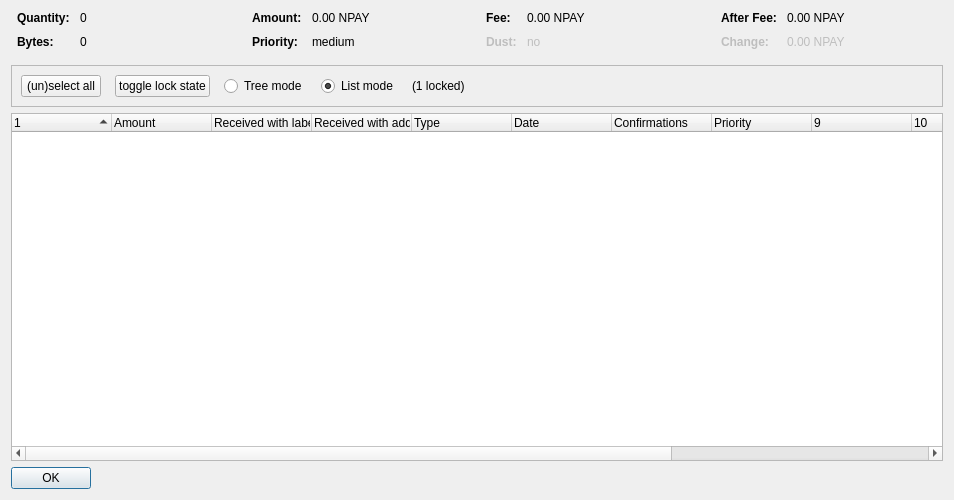
<?xml version="1.0" encoding="UTF-8"?>
<ui version="4.0">
 <class>CoinControlDialog</class>
 <widget class="QDialog" name="CoinControlDialog">
  <property name="geometry">
   <rect>
    <x>0</x>
    <y>0</y>
    <width>954</width>
    <height>500</height>
   </rect>
  </property>
  <property name="windowTitle">
   <string>Coin Selection</string>
  </property>
  <layout class="QVBoxLayout" name="verticalLayout">
   <item>
    <layout class="QHBoxLayout" name="horizontalLayoutTop" stretch="0,0,0,0">
     <property name="topMargin">
      <number>0</number>
     </property>
     <property name="bottomMargin">
      <number>10</number>
     </property>
     <item>
      <layout class="QFormLayout" name="formLayoutCoinControl1">
       <property name="horizontalSpacing">
        <number>10</number>
       </property>
       <property name="verticalSpacing">
        <number>10</number>
       </property>
       <property name="leftMargin">
        <number>6</number>
       </property>
       <property name="rightMargin">
        <number>6</number>
       </property>
       <item row="0" column="0">
        <widget class="QLabel" name="labelCoinControlQuantityText">
         <property name="font">
          <font>
           <weight>75</weight>
           <bold>true</bold>
          </font>
         </property>
         <property name="text">
          <string>Quantity:</string>
         </property>
        </widget>
       </item>
       <item row="0" column="1">
        <widget class="QLabel" name="labelCoinControlQuantity">
         <property name="cursor">
          <cursorShape>IBeamCursor</cursorShape>
         </property>
         <property name="contextMenuPolicy">
          <enum>Qt::ActionsContextMenu</enum>
         </property>
         <property name="text">
          <string notr="true">0</string>
         </property>
         <property name="textInteractionFlags">
          <set>Qt::LinksAccessibleByMouse|Qt::TextSelectableByKeyboard|Qt::TextSelectableByMouse</set>
         </property>
        </widget>
       </item>
       <item row="1" column="0">
        <widget class="QLabel" name="labelCoinControlBytesText">
         <property name="font">
          <font>
           <weight>75</weight>
           <bold>true</bold>
          </font>
         </property>
         <property name="text">
          <string>Bytes:</string>
         </property>
        </widget>
       </item>
       <item row="1" column="1">
        <widget class="QLabel" name="labelCoinControlBytes">
         <property name="cursor">
          <cursorShape>IBeamCursor</cursorShape>
         </property>
         <property name="contextMenuPolicy">
          <enum>Qt::ActionsContextMenu</enum>
         </property>
         <property name="text">
          <string notr="true">0</string>
         </property>
         <property name="textInteractionFlags">
          <set>Qt::LinksAccessibleByMouse|Qt::TextSelectableByKeyboard|Qt::TextSelectableByMouse</set>
         </property>
        </widget>
       </item>
      </layout>
     </item>
     <item>
      <layout class="QFormLayout" name="formLayoutCoinControl2">
       <property name="horizontalSpacing">
        <number>10</number>
       </property>
       <property name="verticalSpacing">
        <number>10</number>
       </property>
       <property name="leftMargin">
        <number>6</number>
       </property>
       <property name="rightMargin">
        <number>6</number>
       </property>
       <item row="0" column="0">
        <widget class="QLabel" name="labelCoinControlAmountText">
         <property name="font">
          <font>
           <weight>75</weight>
           <bold>true</bold>
          </font>
         </property>
         <property name="text">
          <string>Amount:</string>
         </property>
        </widget>
       </item>
       <item row="0" column="1">
        <widget class="QLabel" name="labelCoinControlAmount">
         <property name="cursor">
          <cursorShape>IBeamCursor</cursorShape>
         </property>
         <property name="contextMenuPolicy">
          <enum>Qt::ActionsContextMenu</enum>
         </property>
         <property name="text">
          <string notr="true">0.00 NPAY</string>
         </property>
         <property name="textInteractionFlags">
          <set>Qt::LinksAccessibleByMouse|Qt::TextSelectableByKeyboard|Qt::TextSelectableByMouse</set>
         </property>
        </widget>
       </item>
       <item row="1" column="0">
        <widget class="QLabel" name="labelCoinControlPriorityText">
         <property name="font">
          <font>
           <weight>75</weight>
           <bold>true</bold>
          </font>
         </property>
         <property name="text">
          <string>Priority:</string>
         </property>
        </widget>
       </item>
       <item row="1" column="1">
        <widget class="QLabel" name="labelCoinControlPriority">
         <property name="cursor">
          <cursorShape>IBeamCursor</cursorShape>
         </property>
         <property name="contextMenuPolicy">
          <enum>Qt::ActionsContextMenu</enum>
         </property>
         <property name="text">
          <string>medium</string>
         </property>
         <property name="textInteractionFlags">
          <set>Qt::LinksAccessibleByMouse|Qt::TextSelectableByKeyboard|Qt::TextSelectableByMouse</set>
         </property>
        </widget>
       </item>
      </layout>
     </item>
     <item>
      <layout class="QFormLayout" name="formLayoutCoinControl3">
       <property name="horizontalSpacing">
        <number>10</number>
       </property>
       <property name="verticalSpacing">
        <number>10</number>
       </property>
       <property name="leftMargin">
        <number>6</number>
       </property>
       <property name="rightMargin">
        <number>6</number>
       </property>
       <item row="0" column="0">
        <widget class="QLabel" name="labelCoinControlFeeText">
         <property name="font">
          <font>
           <weight>75</weight>
           <bold>true</bold>
          </font>
         </property>
         <property name="text">
          <string>Fee:</string>
         </property>
        </widget>
       </item>
       <item row="0" column="1">
        <widget class="QLabel" name="labelCoinControlFee">
         <property name="cursor">
          <cursorShape>IBeamCursor</cursorShape>
         </property>
         <property name="contextMenuPolicy">
          <enum>Qt::ActionsContextMenu</enum>
         </property>
         <property name="text">
          <string notr="true">0.00 NPAY</string>
         </property>
         <property name="textInteractionFlags">
          <set>Qt::LinksAccessibleByMouse|Qt::TextSelectableByKeyboard|Qt::TextSelectableByMouse</set>
         </property>
        </widget>
       </item>
       <item row="1" column="0">
        <widget class="QLabel" name="labelCoinControlLowOutputText">
         <property name="enabled">
          <bool>false</bool>
         </property>
         <property name="font">
          <font>
           <weight>75</weight>
           <bold>true</bold>
          </font>
         </property>
         <property name="text">
          <string>Dust:</string>
         </property>
        </widget>
       </item>
       <item row="1" column="1">
        <widget class="QLabel" name="labelCoinControlLowOutput">
         <property name="enabled">
          <bool>false</bool>
         </property>
         <property name="cursor">
          <cursorShape>IBeamCursor</cursorShape>
         </property>
         <property name="contextMenuPolicy">
          <enum>Qt::ActionsContextMenu</enum>
         </property>
         <property name="text">
          <string>no</string>
         </property>
         <property name="textInteractionFlags">
          <set>Qt::LinksAccessibleByMouse|Qt::TextSelectableByKeyboard|Qt::TextSelectableByMouse</set>
         </property>
        </widget>
       </item>
      </layout>
     </item>
     <item>
      <layout class="QFormLayout" name="formLayoutCoinControl4">
       <property name="horizontalSpacing">
        <number>10</number>
       </property>
       <property name="verticalSpacing">
        <number>10</number>
       </property>
       <property name="leftMargin">
        <number>6</number>
       </property>
       <property name="rightMargin">
        <number>6</number>
       </property>
       <item row="0" column="0">
        <widget class="QLabel" name="labelCoinControlAfterFeeText">
         <property name="font">
          <font>
           <weight>75</weight>
           <bold>true</bold>
          </font>
         </property>
         <property name="text">
          <string>After Fee:</string>
         </property>
        </widget>
       </item>
       <item row="0" column="1">
        <widget class="QLabel" name="labelCoinControlAfterFee">
         <property name="cursor">
          <cursorShape>IBeamCursor</cursorShape>
         </property>
         <property name="contextMenuPolicy">
          <enum>Qt::ActionsContextMenu</enum>
         </property>
         <property name="text">
          <string notr="true">0.00 NPAY</string>
         </property>
         <property name="textInteractionFlags">
          <set>Qt::LinksAccessibleByMouse|Qt::TextSelectableByKeyboard|Qt::TextSelectableByMouse</set>
         </property>
        </widget>
       </item>
       <item row="1" column="0">
        <widget class="QLabel" name="labelCoinControlChangeText">
         <property name="enabled">
          <bool>false</bool>
         </property>
         <property name="font">
          <font>
           <weight>75</weight>
           <bold>true</bold>
          </font>
         </property>
         <property name="text">
          <string>Change:</string>
         </property>
        </widget>
       </item>
       <item row="1" column="1">
        <widget class="QLabel" name="labelCoinControlChange">
         <property name="enabled">
          <bool>false</bool>
         </property>
         <property name="cursor">
          <cursorShape>IBeamCursor</cursorShape>
         </property>
         <property name="contextMenuPolicy">
          <enum>Qt::ActionsContextMenu</enum>
         </property>
         <property name="text">
          <string notr="true">0.00 NPAY</string>
         </property>
         <property name="textInteractionFlags">
          <set>Qt::LinksAccessibleByMouse|Qt::TextSelectableByKeyboard|Qt::TextSelectableByMouse</set>
         </property>
        </widget>
       </item>
      </layout>
     </item>
    </layout>
   </item>
   <item>
    <widget class="QFrame" name="frame">
     <property name="minimumSize">
      <size>
       <width>0</width>
       <height>40</height>
      </size>
     </property>
     <property name="frameShape">
      <enum>QFrame::StyledPanel</enum>
     </property>
     <property name="frameShadow">
      <enum>QFrame::Sunken</enum>
     </property>
     <layout class="QHBoxLayout" name="horizontalLayout">
      <item>
       <layout class="QHBoxLayout" name="horizontalLayoutPanel" stretch="0,0,0,0,0,0">
        <property name="spacing">
         <number>14</number>
        </property>
        <item>
         <widget class="QPushButton" name="pushButtonSelectAll">
          <property name="sizePolicy">
           <sizepolicy hsizetype="Maximum" vsizetype="Fixed">
            <horstretch>0</horstretch>
            <verstretch>0</verstretch>
           </sizepolicy>
          </property>
          <property name="text">
           <string>(un)select all</string>
          </property>
          <property name="autoDefault">
           <bool>false</bool>
          </property>
         </widget>
        </item>
        <item>
         <widget class="QPushButton" name="pushButtonToggleLock">
          <property name="sizePolicy">
           <sizepolicy hsizetype="Maximum" vsizetype="Fixed">
            <horstretch>0</horstretch>
            <verstretch>0</verstretch>
           </sizepolicy>
          </property>
          <property name="text">
           <string>toggle lock state</string>
          </property>
          <property name="autoDefault">
           <bool>false</bool>
          </property>
         </widget>
        </item>
        <item>
         <widget class="QRadioButton" name="radioTreeMode">
          <property name="sizePolicy">
           <sizepolicy hsizetype="Maximum" vsizetype="Fixed">
            <horstretch>0</horstretch>
            <verstretch>0</verstretch>
           </sizepolicy>
          </property>
          <property name="text">
           <string>Tree mode</string>
          </property>
         </widget>
        </item>
        <item>
         <widget class="QRadioButton" name="radioListMode">
          <property name="sizePolicy">
           <sizepolicy hsizetype="Maximum" vsizetype="Fixed">
            <horstretch>0</horstretch>
            <verstretch>0</verstretch>
           </sizepolicy>
          </property>
          <property name="text">
           <string>List mode</string>
          </property>
          <property name="checked">
           <bool>true</bool>
          </property>
         </widget>
        </item>
        <item>
         <widget class="QLabel" name="labelLocked">
          <property name="text">
           <string>(1 locked)</string>
          </property>
         </widget>
        </item>
        <item>
         <spacer name="horizontalSpacer">
          <property name="orientation">
           <enum>Qt::Horizontal</enum>
          </property>
          <property name="sizeHint" stdset="0">
           <size>
            <width>40</width>
            <height>20</height>
           </size>
          </property>
         </spacer>
        </item>
       </layout>
      </item>
     </layout>
    </widget>
   </item>
   <item>
    <widget class="CoinControlTreeWidget" name="treeWidget">
     <property name="contextMenuPolicy">
      <enum>Qt::CustomContextMenu</enum>
     </property>
     <property name="sortingEnabled">
      <bool>false</bool>
     </property>
     <property name="columnCount">
      <number>13</number>
     </property>
     <attribute name="headerShowSortIndicator" stdset="0">
      <bool>true</bool>
     </attribute>
     <attribute name="headerStretchLastSection">
      <bool>false</bool>
     </attribute>
     <column>
      <property name="text">
       <string/>
      </property>
     </column>
     <column>
      <property name="text">
       <string>Amount</string>
      </property>
     </column>
     <column>
      <property name="text">
       <string>Received with label</string>
      </property>
     </column>
     <column>
      <property name="text">
       <string>Received with address</string>
      </property>
     </column>
     <column>
      <property name="text">
       <string>Type</string>
      </property>
     </column>
     <column>
      <property name="text">
       <string>Date</string>
      </property>
     </column>
     <column>
      <property name="text">
       <string>Confirmations</string>
      </property>
      <property name="toolTip">
       <string>Confirmed</string>
      </property>
     </column>
     <column>
      <property name="text">
       <string>Priority</string>
      </property>
     </column>
     <column>
      <property name="text">
       <string/>
      </property>
     </column>
     <column>
      <property name="text">
       <string/>
      </property>
     </column>
     <column>
      <property name="text">
       <string/>
      </property>
     </column>
     <column>
      <property name="text">
       <string/>
      </property>
     </column>
     <column>
      <property name="text">
       <string/>
      </property>
     </column>
    </widget>
   </item>
   <item>
    <widget class="QDialogButtonBox" name="buttonBox">
     <property name="sizePolicy">
      <sizepolicy hsizetype="Maximum" vsizetype="Fixed">
       <horstretch>0</horstretch>
       <verstretch>0</verstretch>
      </sizepolicy>
     </property>
     <property name="orientation">
      <enum>Qt::Horizontal</enum>
     </property>
     <property name="standardButtons">
      <set>QDialogButtonBox::Ok</set>
     </property>
    </widget>
   </item>
  </layout>
 </widget>
 <customwidgets>
  <customwidget>
   <class>CoinControlTreeWidget</class>
   <extends>QTreeWidget</extends>
   <header>coincontroltreewidget.h</header>
  </customwidget>
 </customwidgets>
 <resources/>
 <connections/>
</ui>
